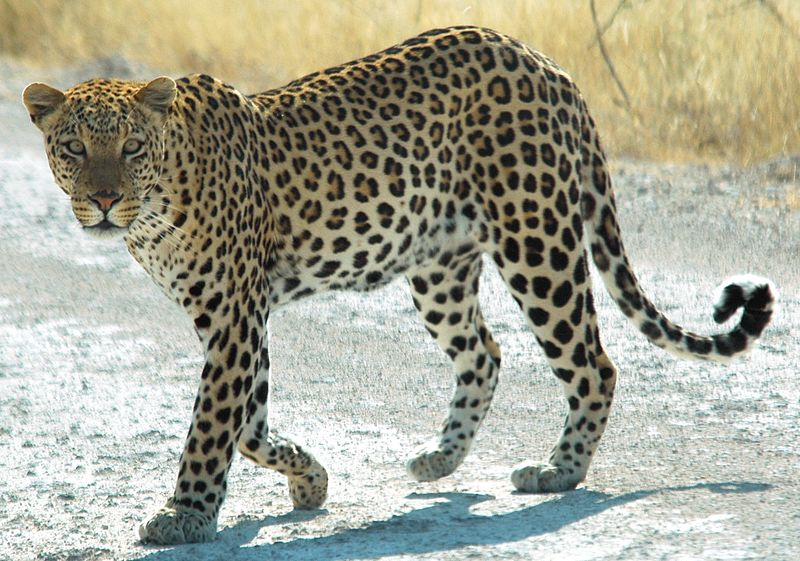
#> input picture e1_advancedDeepLearningAndComputerVIsion/d3_imageFormationAndProcessing/filter-demo/leopard.jpg, 800 x 561 px, found by its file name
$ jupyter execute filter_demo.ipynb
#> lines starting #> are read from the running program, lines starting #| are printed output that depends on the picture
<a href="https://colab.research.google.com/github/toddwalters/pgaiml-python-coding-examples/blob/main/advanced-deep-learning-computer-vision/d3/filter%20demo/Day3.ipynb" target="_parent"></a>

[cell 1]
from google.colab import drive
drive.mount('/content/drive')

[cell 2]
file_path = '/content/drive/MyDrive/Colab Notebooks/datasets/advDLandCV/d3/leopard.jpg'

**Image Preprocesing Steps**

- *Load Image*

- *Resize*

Standardization --> Classification

- *Roatation (OPtional)*

Standardization

- *Grayscale Conversion*

Simplication--> Edge Detection, Contouring

- *Histogram Equalization*

Contrast Enhancement --> Classification, Segmenatation

- *Filters (Noise Reduction)*

- Thresholding

Binarization --> Segmentation, Object detection

- *Edge Detection*

Object detection, Feature Extraction

- Contour Detection

Boundary detection --> Object detection, Shape Analysis

- Houugh Transformation

Shape detection --> Object detection, Feature Extraction

[cell 3]
import cv2

import numpy as np
import matplotlib.pyplot as plt

from google.colab.patches import cv2_imshow

**Fiters**

- Gaussian Filter

Noise Reduction, Image Blur (blur edges)

- High Pass Filter

Edge deetction, Image sharpening , amplify noise

- Low Pas Filter

Noise Reduction, Image Blur

[cell 4]
# GaussianBlur

img_color = cv2.imread(file_path, cv2.IMREAD_COLOR)
#> img_color is the input picture: shape (561, 800, 3); mean B, G, R 149.1, 166, 165.7

gray_img = cv2.cvtColor(img_color, cv2.COLOR_BGR2GRAY)
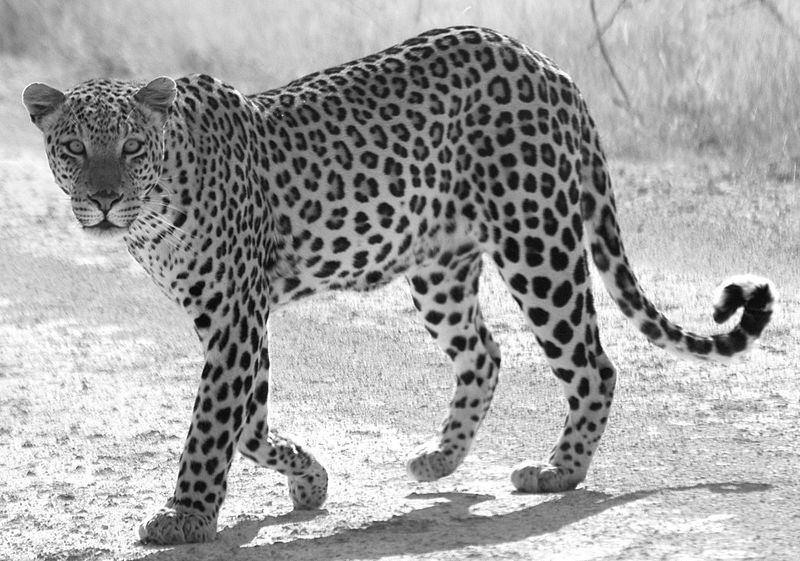
#> gray_img: shape (561, 800); min 2, max 255, mean 164

gaussian_blur = cv2.GaussianBlur(gray_img, (15,15), 0)
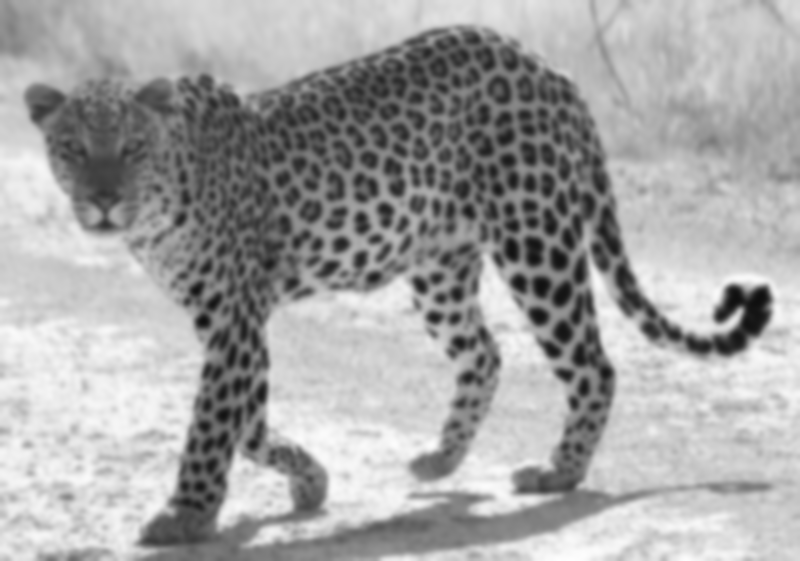
#> gaussian_blur: shape (561, 800); min 15, max 253, mean 164

plt.figure(figsize=(12,8))
plt.subplot(1,2,1)
plt.imshow(gray_img, cmap='gray')
plt.title('Original Grayscale Image')

plt.subplot(1,2,2)
plt.imshow(gaussian_blur, cmap='gray')
plt.title('Gaussian Blur Image')
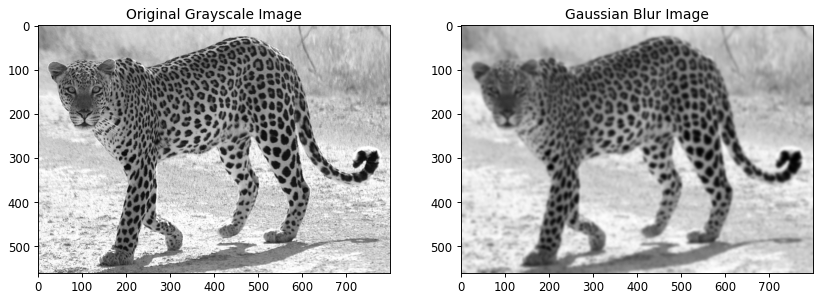
#> figure drawn by matplotlib, 2 panels

High Pass Filter

[cell 5]
low_pass = cv2.GaussianBlur(gray_img, (15,15), 0)

high_pass = cv2.subtract(gray_img, low_pass)
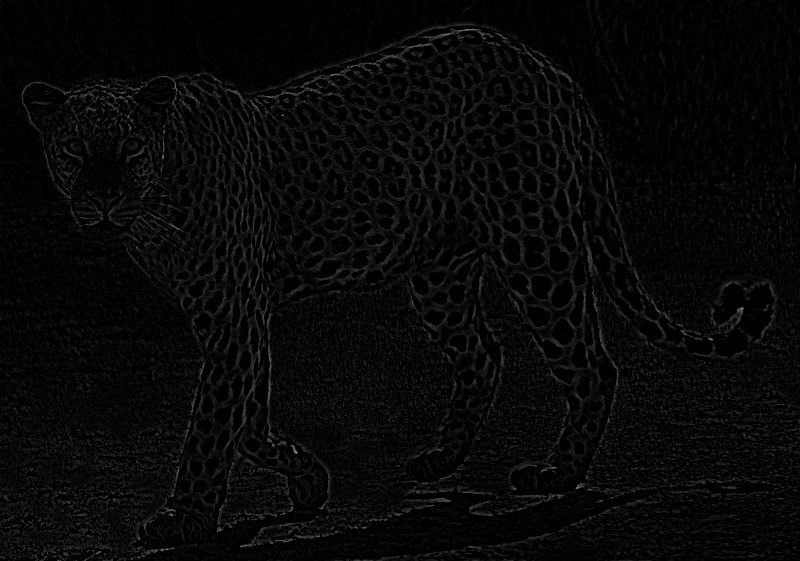
#> high_pass: shape (561, 800); min 0, max 127, mean 7.1

plt.figure(figsize=(12,8))
plt.subplot(1,2,1)
plt.imshow(gray_img, cmap='gray')
plt.title('Original Grayscale Image')

plt.subplot(1,2,2)
plt.imshow(high_pass, cmap='gray')
plt.title('High Pass Filtered Image')

[cell 6]
# Low pass filter

low_pass = cv2.GaussianBlur(gray_img, (15,15), 0)

plt.figure(figsize=(12,8))
plt.subplot(1,2,1)
plt.imshow(gray_img, cmap='gray')
plt.title('Original Grayscale Image')

plt.subplot(1,2,2)
plt.imshow(low_pass, cmap='gray')
plt.title('Low Pass Filtered Image')

**Histogram Equalization**

[cell 7]
# Histogram Equalization is a computer image processing technique used to improve contrast in images
# Contrast Enhancement --> Classification, Segmenatation

[cell 8]
img_color = cv2.imread(file_path, cv2.IMREAD_COLOR)

gray_img = cv2.cvtColor(img_color, cv2.COLOR_BGR2GRAY)

#equalizeHist() function normalises the brightness and also increases the contrast.
# This algorithm can be applied to improve the contrast of the images.

equalized_image = cv2.equalizeHist(gray_img)
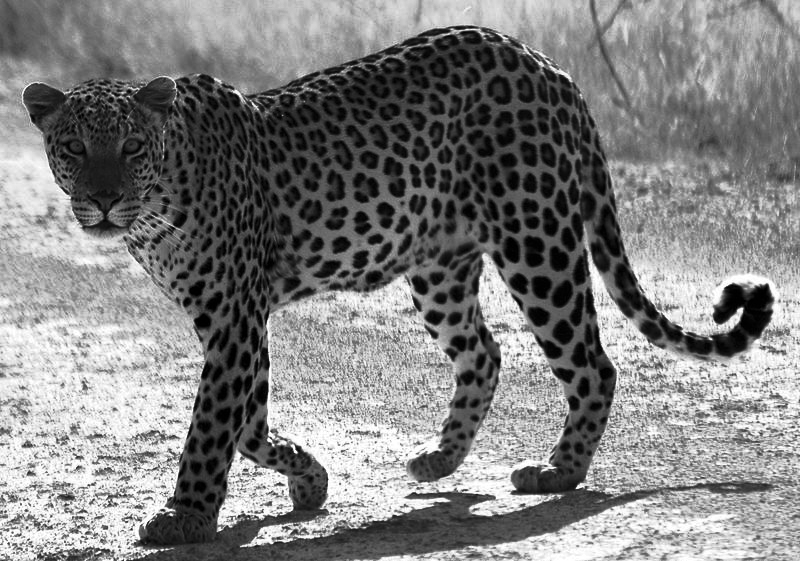
#> equalized_image: shape (561, 800); min 0, max 255, mean 128.2
plt.figure(figsize=(12,8))

plt.subplot(1,2,1)
plt.imshow(gray_img, cmap='gray')
plt.title('Original Grayscale Image')

plt.subplot(1,2,2)
plt.imshow(equalized_image, cmap='gray')
plt.title('Histogram Equalized Image')
